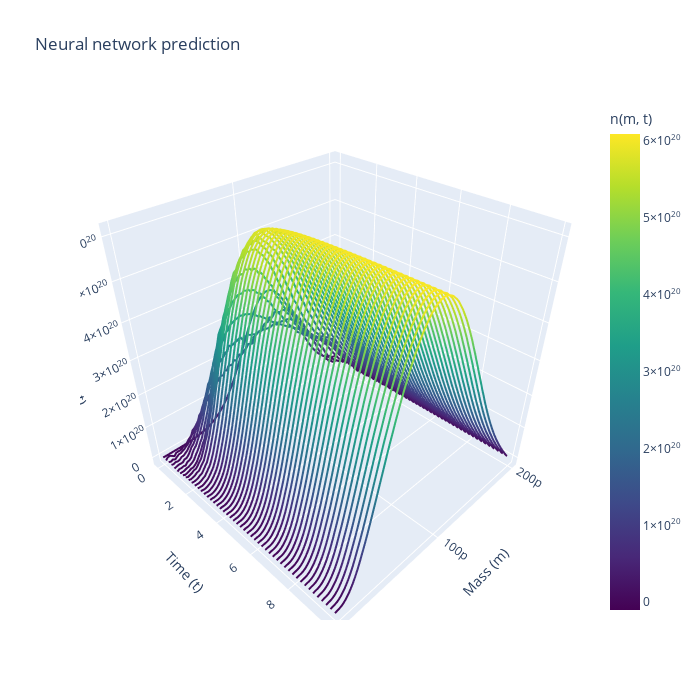

Write notebook code for a chart like this one.
### Code cell
n0 = torch.tensor(Dataset_plot_validation[0]["n"][:, 0], dtype=torch.float32)
s0 = torch.tensor(Dataset_plot_validation[0]["initial_substrate"], dtype=torch.float32)
N_pred_feature, S_pred_feature = rollout_feature_model(
    model_feature_space, n0, s0,
    steps=99,
    degree=degree,
    n_max=n_max,
    S_max=S_max,
    return_numpy=True
)

plot_spaghetti(m=m,t=torch.linspace(0,10,T),N=N_pred_feature,title="Neural network prediction")
biomass_feature  = (N_pred_feature  * m.numpy()[:,None]).sum(axis=0) * delta_m.numpy()
plt.plot(t_eval,biomass_feature,label="Feature Neural Network Biomass")
plt.plot(t_eval,S_pred_feature,label="Neural Network Substrate")
torch.save(model_feature_space.state_dict(), 'Feature_NN_integro_diff_batch_3000_epoch_relu_5_layer_128.pth')
